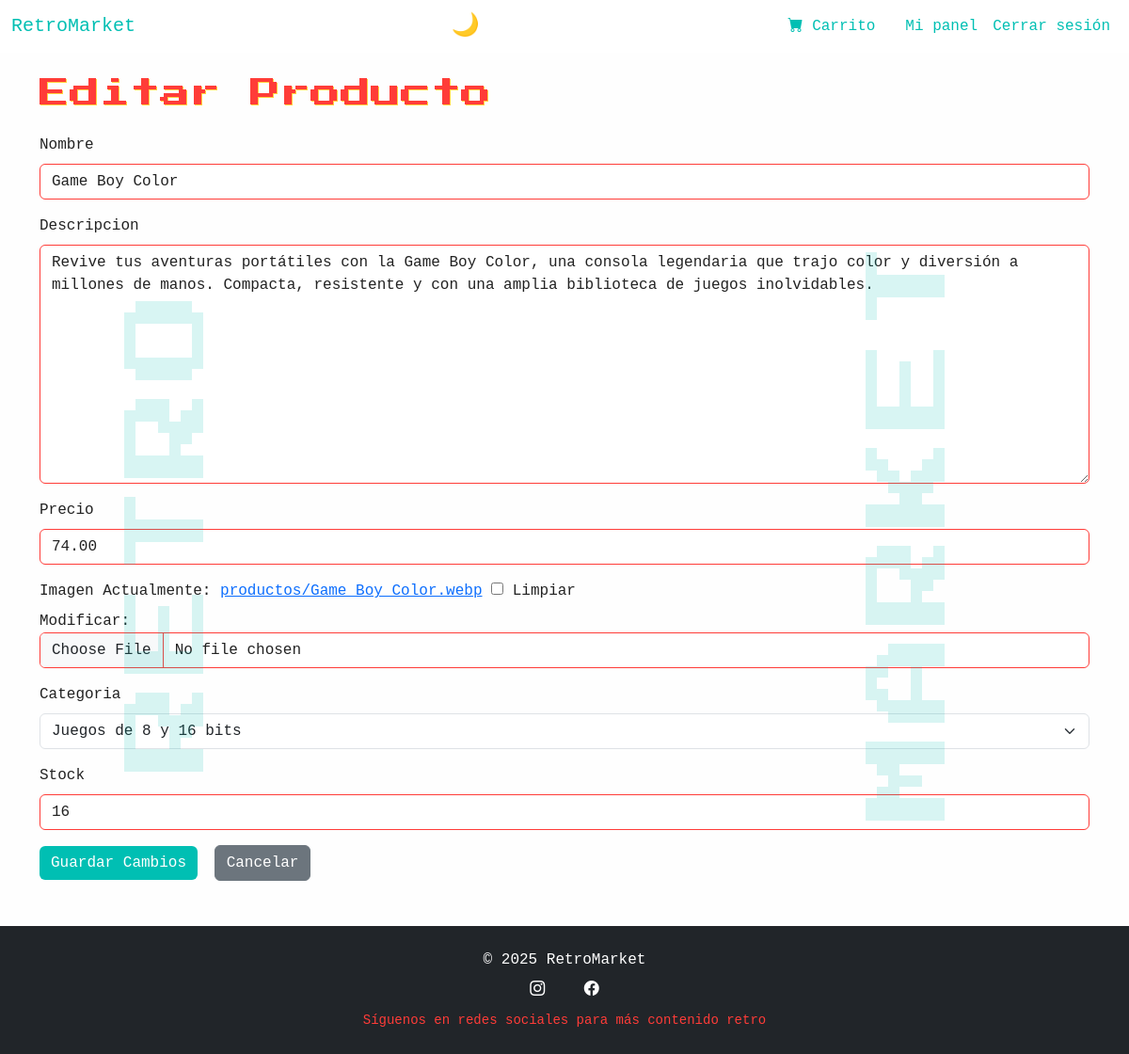
/accounts/productos/7/editar/ (signed in), run on the app's committed database.
### market/models.py (models this page shows, shortened)
class Producto(models.Model):
    nombre = models.CharField(max_length=100)
    descripcion = models.TextField()
    precio = models.DecimalField(max_digits=10, decimal_places=2)
    imagen = models.ImageField(upload_to='productos/', null=True, blank=True)
    fecha_publicacion = models.DateTimeField(auto_now_add=True)
    propietario = models.ForeignKey(User, on_delete=models.CASCADE)
    categoria = models.ForeignKey('Categoria', on_delete=models.SET_NULL, null=True, blank=True)
    stock = models.PositiveIntegerField(default=1)

### market/views.py (the view)
# urls.py: path('productos/<int:pk>/editar/', views.editar_producto, name='editar_producto'),
@login_required
def editar_producto(request, pk):
    producto = get_object_or_404(Producto, pk=pk, propietario=request.user)
    if request.method == 'POST':
        form = ProductoForm(request.POST, request.FILES, instance=producto)
        if form.is_valid():
            form.save()
            return redirect('lista_productos')
    else:
        form = ProductoForm(instance=producto)
    return render(request, 'market/editar_producto.html', {'form': form})

### market/forms.py
class ProductoForm(forms.ModelForm):
    class Meta:
        model = Producto
        exclude = ['propietario']
        widgets = {
            'nombre': forms.TextInput(attrs={'class': 'form-control'}),
            'descripcion': forms.Textarea(attrs={'class': 'form-control'}),
            'precio': forms.NumberInput(attrs={'class': 'form-control'}),
            'imagen': forms.ClearableFileInput(attrs={'class': 'form-control'}),
            'categoria': forms.Select(attrs={'class': 'form-select'}),
            'stock': forms.NumberInput(attrs={'class': 'form-control', 'min': '0'}),
        }

### market/context_processors.py (called while the page is built)
def carrito_count(request):
    if request.user.is_authenticated:
        from .models import Carrito  # Importamos aquí para evitar errores circulares
        try:
            carrito = Carrito.objects.get(usuario=request.user, completado=False)
            return {'carrito_count': carrito.items.count()}
        except Carrito.DoesNotExist:
            return {'carrito_count': 0}
    return {'carrito_count': 0}

### market/models.py (called while the page is built)
    def __str__(self):
        return self.nombre

### market/templates/market/editar_producto.html (shortened to what this page needs)
{% extends 'market/base.html' %}
{% block content %}
<h2 class="mb-4">Editar Producto</h2>
<form method="post" enctype="multipart/form-data" class="needs-validation" novalidate>
  {% for field in form %}
    <div class="mb-3">
      <label for="{{ field.id_for_label }}" class="form-label">{{ field.label }}</label>
      {{ field }}
    </div>
  {% endfor %}
  <button type="submit" class="btn btn-primary">Guardar Cambios</button>
  <a href="{% url 'lista_productos' %}" class="btn btn-secondary ms-2">Cancelar</a>
</form>
{% endblock %}

### market/static/market/css/retro_light.css (style rules this page uses)
body { background-color: #fefefe; color: #222; font-family: 'Courier New', monospace; }
h1, h2 { font-family: 'Press Start 2P', cursive; color: #ff3c38; text-shadow: 1px 1px #ffd23f; }
.btn-primary, .btn-outline-primary { background-color: #00bfb3; border: none; color: white; }
input, .form-control { background-color: #fff; color: #222; border: 1px solid #ff3c38; }
.form-control::placeholder { color: #aaa; }

### data on the page
Producto: form "Game Boy Color" "Revive tus aventuras portátiles con la Game Boy Color, una consola legendaria que trajo color y diversión a millones de manos. Compacta, resistente y con una amplia biblioteca de juegos inolvidables." "74.00" "Juegos de 8 y 16 bits" "16"

### other printed values
{{ field.label }} "Nombre" "Descripcion" "Precio" "Imagen" "Categoria" "Stock"
